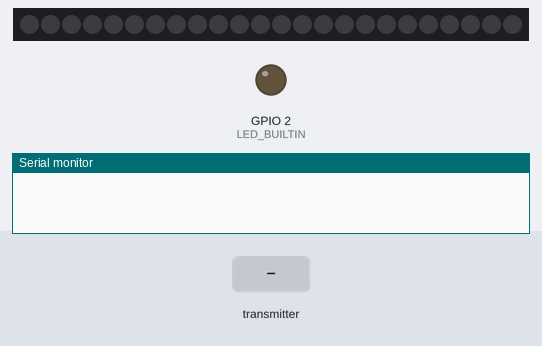
Simulated run of this sketch. Board: ESP8266 (NodeMCU). On the bench: 24 RGB LEDs in strip order, left to right, output pins drawn as LEDs (lit = HIGH, except the on-board LED, lit = LOW), the last lines printed to the serial monitor. Inputs (shaded band) come from the test bench. The strip is taken to match the declared colour order.

Above: at 2.2 s.
2.3 s: the transmitter starts sending green = 1023
At 2.9 s:
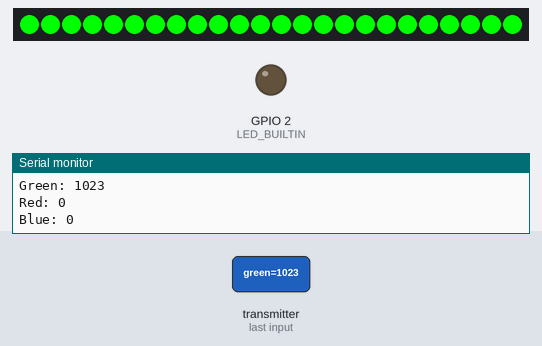
3.8 s: the transmitter starts sending red = 1023
At 4.1 s:
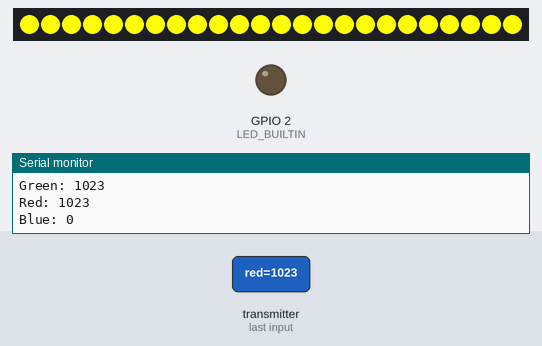
5.3 s: the transmitter starts sending blue = 1023
At 6.5 s:
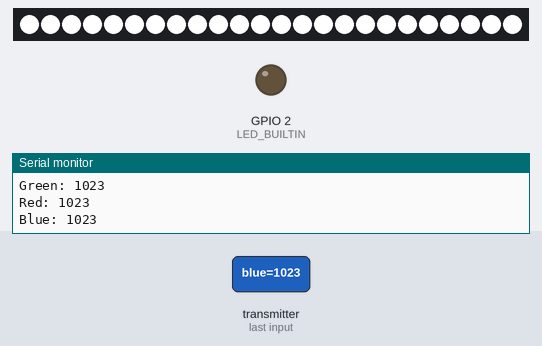
6.8 s: the transmitter starts sending green = 0
At 7.6 s:
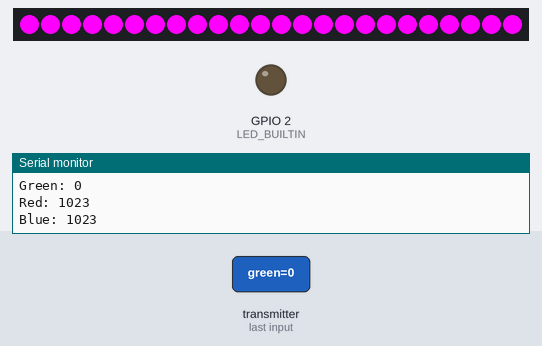
8.3 s: the transmitter starts sending red = 256
At 8.7 s:
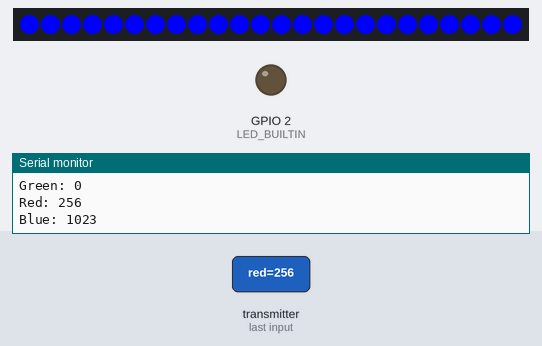
9.8 s: the transmitter starts sending green = 1023
At 11.1 s:
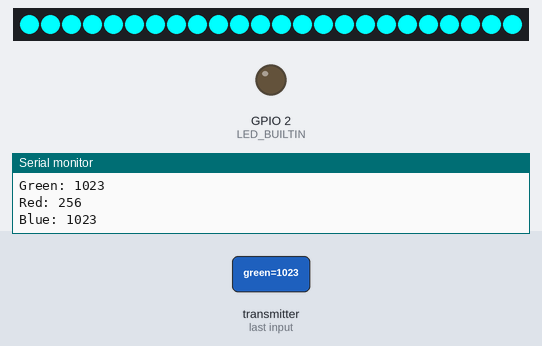
Timing chart, 0 to 12.3 s (numbered marks = the images above; inputs shaded):
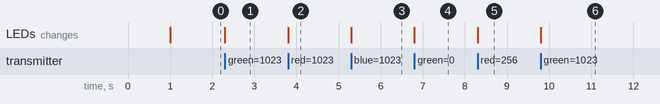

Measured:
- after the input at 2.3 s, the LEDs: change at once (image 1)
- after the input at 3.8 s, the LEDs: change at once (image 2)
- after the input at 5.3 s, the LEDs: change at once (image 3)
- after the input at 6.8 s, the LEDs: change at once (image 4)
- after the input at 8.3 s, the LEDs: change at once (image 5)
- after the input at 9.8 s, the LEDs: change at once (image 6)

The sketch:

01_ESPNOW_Neopixel_RX_Mode_Boylesque.ino
```cpp
// (licence header left out)
#include <ESP8266WiFi.h>
#include <espnow.h>

#include<Adafruit_NeoPixel.h>
#define LED_PIN 0 // WS2812 data pin
#define LED_COUNT 24 // Number of LEDs
Adafruit_NeoPixel strip(LED_COUNT, LED_PIN, NEO_RGB + NEO_KHZ800);
int sat = 255;
int r =0;
int g =0;
int b =0;
int m = 0;

// timers
int pixel_change = 100;
int colour_change = 2500;
// Structure example to receive data
// Must match the sender structure
typedef struct struct_message {
  int green ;
 int red ;
 int blue;
 int sent_mode = 0;
} struct_message;

// Create a struct_message called myData
struct_message myData;

// Callback function that will be executed when data is received
void OnDataRecv(uint8_t * mac,  uint8_t *incomingData, uint8_t len) {
  memcpy(&myData, incomingData, sizeof(myData));

  if ( myData.sent_mode == 3){colour_fade();}
  if ( myData.sent_mode == 1){colour_off();}
  else{
        g = myData.green;
        r = myData.red ;
        b = myData.blue ;
        m = myData.sent_mode ;

        strip.setBrightness(255);
        uint32_t color = strip.Color(r, g, b);
        strip.fill(color, 0, LED_COUNT);
        strip.show();
      }

  Serial.print("Bytes received: ");
  Serial.println(len);
  Serial.print("sent_mode: ");
  Serial.println(m);
  Serial.print("Green: ");
  Serial.println(g);
  Serial.print("Red: ");
  Serial.println(r);
   Serial.print("Blue: ");
  Serial.println(b);
   Serial.println();


}

// Fill along the length of the strip in various colors...
void colour_fade(){
  Serial.print("Colour Fade ");
  colorWipe(strip.Color( 0,   255,   0), pixel_change); // Red
  delay(colour_change);
  colorWipe(strip.Color(124, 245  ,   0), pixel_change); // Orange
  delay(colour_change);
  colorWipe(strip.Color(247,   245,   0), pixel_change); // Yellow
  delay(colour_change);
  colorWipe(strip.Color(  255, 0,   0), pixel_change); // Green
  delay(colour_change);
  colorWipe(strip.Color(  3,   3, 255), pixel_change); // Blue
  delay(colour_change);
  colorWipe(strip.Color(0,   255,   250), pixel_change); // purple
   delay(colour_change);
    if (m == 1){colour_off();}
  }

void colour_off(){
  strip.setBrightness(0);
        uint32_t color = strip.Color(0, 0, 0);
        strip.fill(color, 0, LED_COUNT);
        strip.show();

}

// Fill strip pixels one after another with a color. Strip is NOT cleared
// first; anything there will be covered pixel by pixel. Pass in color
// (as a single 'packed' 32-bit value, which you can get by calling
// strip.Color(red, green, blue) as shown in the loop() function above),
// and a delay time (in milliseconds) between pixels.
  void colorWipe(uint32_t color, int wait) {
  for(int i=0; i<strip.numPixels(); i++) { // For each pixel in strip...
    strip.setPixelColor(i, color);         //  Set pixel's color (in RAM)
    strip.show();                          //  Update strip to match
    delay(wait);                           //  Pause for a moment
  }
}

void setup() {
  // Initialize Serial Monitor
  Serial.begin(115200);

  // Set device as a Wi-Fi Station
  WiFi.mode(WIFI_STA);

  // Init ESP-NOW
  if (esp_now_init() != 0) {
    Serial.println("Error initializing ESP-NOW");
    return;
  }

//define LED outputs
  pinMode(LED_BUILTIN, OUTPUT);
  digitalWrite(LED_BUILTIN, LOW);
  delay(1000);
  digitalWrite(LED_BUILTIN, HIGH);


  // Once ESPNow is successfully Init, we will register for recv CB to
  // get recv packer info
  esp_now_set_self_role(ESP_NOW_ROLE_SLAVE);
  esp_now_register_recv_cb(OnDataRecv);

strip.begin();
  strip.setBrightness(50);
  strip.show(); // Initialize all pixels to 'off'

}

void loop() {

  //esp_now_register_recv_cb(OnDataRecv);
}
```
